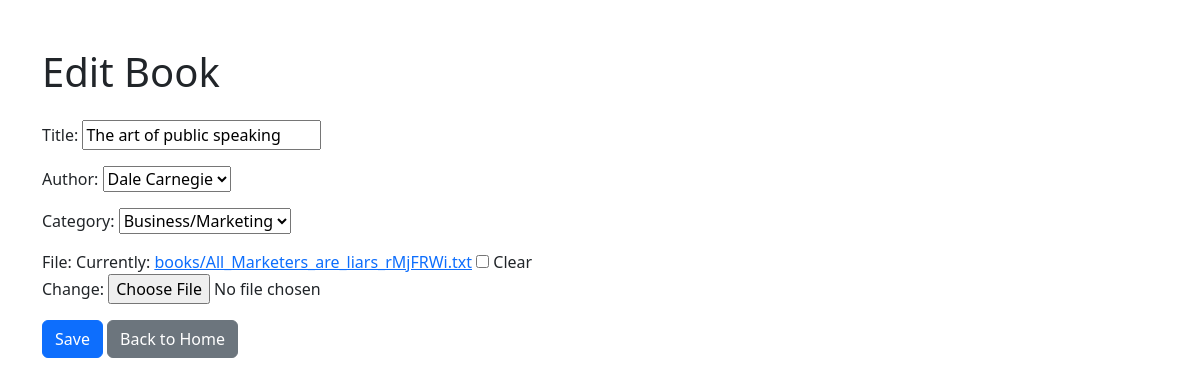
/books/5/edit/, run on the app's committed database.
### library/models.py (models this page shows, shortened)
class Book(models.Model):
    title = models.CharField(max_length=100)
    author = models.ForeignKey(Author, on_delete=models.CASCADE)
    category = models.ForeignKey(Category, on_delete=models.CASCADE)
    file = models.FileField(upload_to='books/', blank=True, null=True)

### library/views.py (the view)
# urls.py: path('books/<int:pk>/edit/', views.book_update, name='book_update'),
def book_update(request, pk):
    book = get_object_or_404(Book, pk=pk)
    if request.method == 'POST':
        form = BookForm(request.POST, request.FILES, instance=book)
        if form.is_valid():
            form.save()
            return redirect('home')
    else:
        form = BookForm(instance=book)
    return render(request, 'book_form.html', {'form': form})

### library/forms.py
class BookForm(forms.ModelForm):
    class Meta:
        model = Book
        fields = ['title', 'author', 'category', 'file']

### library/models.py (called while the page is built)
    def __str__(self):
        return self.name

    def __str__(self):
        return self.name

### library/templates/book_form.html (shortened to what this page needs)
<!DOCTYPE html>
<html>
<head>
    <link href="https://cdn.jsdelivr.net/npm/bootstrap@5.3.0/dist/css/bootstrap.min.css" rel="stylesheet">
</head>
<body>
    <div class="container mt-5">
        <h1 class="mb-4">{% if form.instance.pk %}Edit Book{% else %}Add New Book{% endif %}</h1>
        <form method="post" enctype="multipart/form-data">
            <div class="mb-3">
                {{ form.as_p }}
            </div>
            <button type="submit" class="btn btn-primary">Save</button>
            <a href="{% url 'home' %}" class="btn btn-secondary">Back to Home</a>
        </form>
    </div>
</body>
</html>

### data on the page
Book: title "The art of public speaking", author "Dale Carnegie", category "Business/Marketing"
